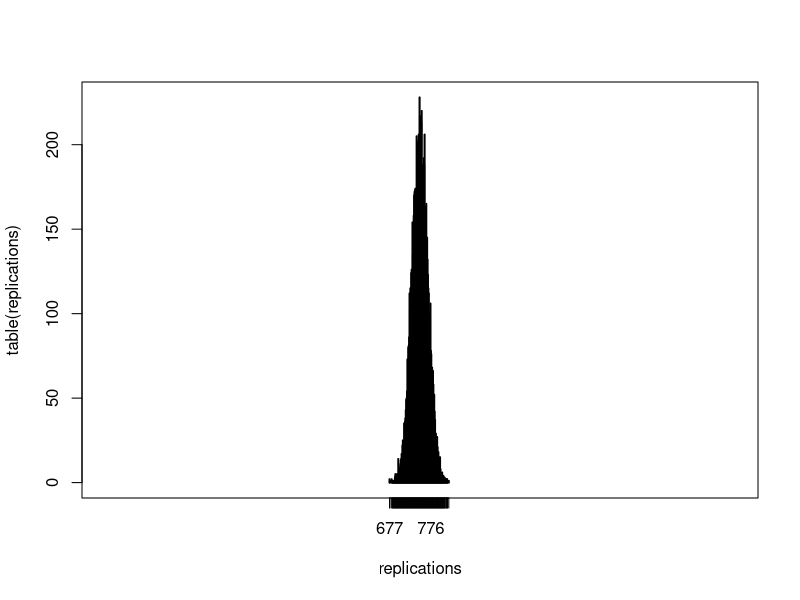
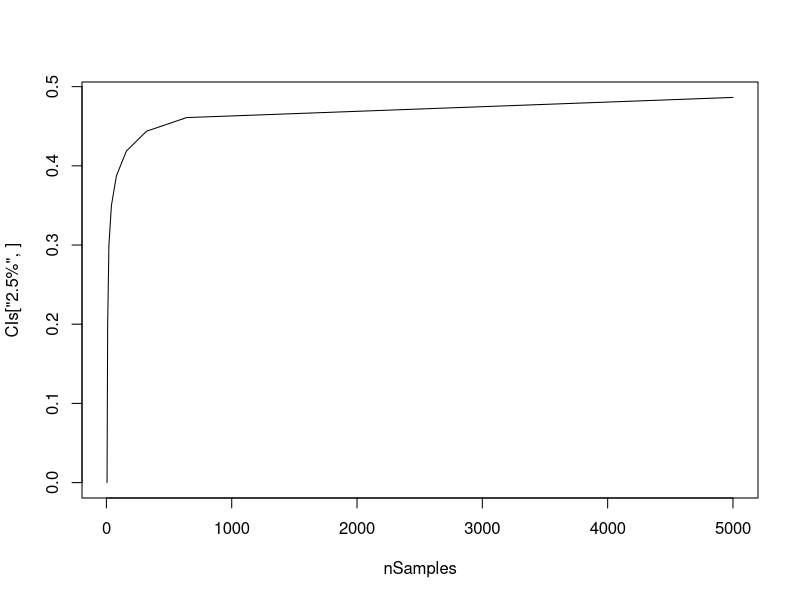
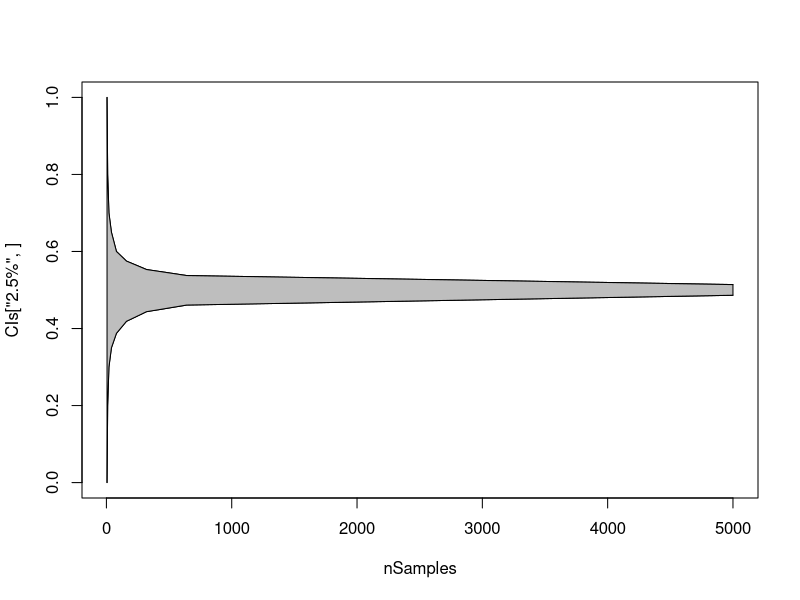

The R source for these figures, in order:
## ---- chunk 1
N <- 10
probMan <- 0.5
expectedMen <- N * probMan
expectedMen
## ---- chunk 2

## ---- chunk 3

## ---- chunk 4

## ---- chunk 5
?sample
sample(c("H", "T"), size = 10, replace=T, prob=c(0.5, 0.5))
## ---- chunk 6
sum(sample(c("H", "T"), size = 10, replace=T, prob=c(0.5, 0.5)) == "H")
## ---- chunk 7
results <- replicate(
  100,
  sum(sample(c("H", "T"), size = 10, replace=T, prob=c(0.5, 0.5)) == "H")
)
results
## ---- chunk 8
table(results)
paste("Median:", median(results))
paste("Mean:", mean(results))
## ---- chunk 9

## ---- chunk 10

## ---- chunk 11
nReplications <- 10000
nSamples <- 1500 
1500 / 40

replications <- replicate(
  nReplications,
  sum(sample(c("H", "T"), size = nSamples, replace = T) == "T")
)
       
plot(table(replications), xlim = c(0, nSamples ))
       
       
## ---- chunk 12
nReplications <- 10000
nSamples <- c(5, 10, 20, 40, 80, 160, 320, 640, 5000)

sapply(
  nSamples, 
  function (nSamps){
    quantile(
      replicate(
        nReplications,
        mean(sample(c("H", "T"), size = nSamps, replace = T) == "T")
      ),
      prob = c(0.025, 0.975)
    )
  }
) -> CIs

plot(nSamples, CIs['2.5%',], type='l')
lines(nSamples, CIs['97.5%',], type='l', add=T)
# plot(t(rbind(nSamples, CIs)))
# plot(table(replications), xlim = c(0, nSamples ))
# quantile(replications, probs = c(.025, .975))
# matplot(sqrt(nSamples), t(CIs), type='l')
       
## ---- chunk 13
CIs
plot(nSamples, CIs['2.5%',], ylim=c(0, 1), type='l')
lines(nSamples, CIs['97.5%',], add=T)
polygon(c(nSamples, rev(nSamples)), c(CIs['2.5%',], rev(CIs['97.5%',])), col='grey')
## ---- chunk 14

marbles <- c(rep("red", 15), rep("blue", 10), rep("yellow", 5))
sample(marbles, size = 10, replace = F)

## ---- chunk 15

